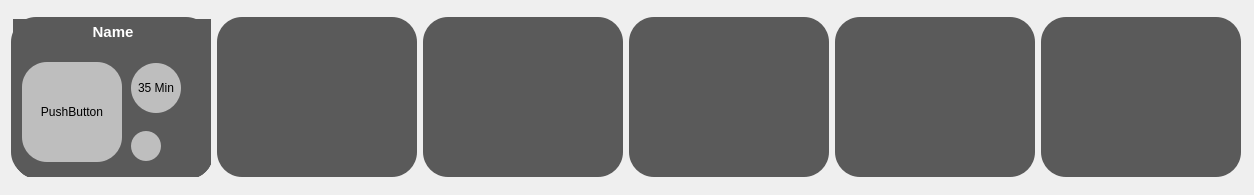
              <widget class="QWidget" name="scrollAreaWidgetContents_2">
               <property name="geometry">
                <rect>
                 <x>0</x>
                 <y>0</y>
                 <width>1254</width>
                 <height>195</height>
                </rect>
               </property>
               <property name="styleSheet">
                <string notr="true">border-radius: 25px;</string>
               </property>
               <layout class="QHBoxLayout" name="horizontalLayout_2">
                <item>
                 <widget class="QWidget" name="widget_3" native="true">
                  <property name="minimumSize">
                   <size>
                    <width>200</width>
                    <height>160</height>
                   </size>
                  </property>
                  <property name="maximumSize">
                   <size>
                    <width>200</width>
                    <height>160</height>
                   </size>
                  </property>
                  <property name="styleSheet">
                   <string notr="true">background-color: rgb(90, 90, 90);</string>
                  </property>
                  <layout class="QGridLayout" name="gridLayout_15">
                   <property name="leftMargin">
                    <number>2</number>
                   </property>
                   <property name="topMargin">
                    <number>2</number>
                   </property>
                   <property name="rightMargin">
                    <number>2</number>
                   </property>
                   <property name="bottomMargin">
                    <number>2</number>
                   </property>
                   <property name="spacing">
                    <number>2</number>
                   </property>
                   <item row="0" column="0">
                    <widget class="QWidget" name="widget_2" native="true">
                     <property name="minimumSize">
                      <size>
                       <width>200</width>
                       <height>160</height>
                      </size>
                     </property>
                     <property name="maximumSize">
                      <size>
                       <width>200</width>
                       <height>160</height>
                      </size>
                     </property>
                     <property name="styleSheet">
                      <string notr="true">background-color: rgb(90, 90, 90);</string>
                     </property>
                     <layout class="QVBoxLayout" name="verticalLayout_13">
                      <property name="spacing">
                       <number>0</number>
                      </property>
                      <property name="leftMargin">
                       <number>0</number>
                      </property>
                      <property name="topMargin">
                       <number>0</number>
                      </property>
                      <property name="rightMargin">
                       <number>0</number>
                      </property>
                      <property name="bottomMargin">
                       <number>0</number>
                      </property>
                      <item>
                       <widget class="QLabel" name="label_7">
                        <property name="maximumSize">
                         <size>
                          <width>16777215</width>
                          <height>26</height>
                         </size>
                        </property>
                        <property name="font">
                         <font>
                          <pointsize>11</pointsize>
                          <weight>75</weight>
                          <bold>true</bold>
                         </font>
                        </property>
                        <property name="styleSheet">
                         <string notr="true">color: rgb(255, 255, 255);</string>
                        </property>
                        <property name="text">
                         <string>Name</string>
                        </property>
                        <property name="alignment">
                         <set>Qt::AlignCenter</set>
                        </property>
                       </widget>
                      </item>
                      <item>
                       <widget class="QWidget" name="widget_79" native="true">
                        <layout class="QGridLayout" name="gridLayout_16">
                         <property name="leftMargin">
                          <number>0</number>
                         </property>
                         <property name="topMargin">
                          <number>0</number>
                         </property>
                         <property name="rightMargin">
                          <number>0</number>
                         </property>
                         <property name="bottomMargin">
                          <number>0</number>
                         </property>
                         <property name="spacing">
                          <number>0</number>
                         </property>
                         <item row="0" column="0">
                          <widget class="QWidget" name="widget_78" native="true">
                           <layout class="QGridLayout" name="gridLayout_14">
                            <item row="0" column="0">
                             <widget class="QPushButton" name="pushButton_16">
                              <property name="minimumSize">
                               <size>
                                <width>100</width>
                                <height>100</height>
                               </size>
                              </property>
                              <property name="maximumSize">
                               <size>
                                <width>100</width>
                                <height>100</height>
                               </size>
                              </property>
                              <property name="styleSheet">
                               <string notr="true">background-color: rgb(190, 190, 190);</string>
                              </property>
                              <property name="text">
                               <string>PushButton</string>
                              </property>
                             </widget>
                            </item>
                           </layout>
                          </widget>
                         </item>
                         <item row="0" column="1">
                          <layout class="QHBoxLayout" name="horizontalLayout_6">
                           <item>
                            <widget class="QWidget" name="widget_77" native="true">
                             <property name="layoutDirection">
                              <enum>Qt::LeftToRight</enum>
                             </property>
                             <property name="autoFillBackground">
                              <bool>false</bool>
                             </property>
                             <layout class="QVBoxLayout" name="verticalLayout_12">
                              <property name="spacing">
                               <number>0</number>
                              </property>
                              <property name="leftMargin">
                               <number>0</number>
                              </property>
                              <property name="topMargin">
                               <number>0</number>
                              </property>
                              <property name="rightMargin">
                               <number>0</number>
                              </property>
                              <property name="bottomMargin">
                               <number>0</number>
                              </property>
                              <item>
                               <widget class="QPushButton" name="pushButton_17">
                                <property name="minimumSize">
                                 <size>
                                  <width>50</width>
                                  <height>50</height>
                                 </size>
                                </property>
                                <property name="maximumSize">
                                 <size>
                                  <width>50</width>
                                  <height>50</height>
                                 </size>
                                </property>
                                <property name="styleSheet">
                                 <string notr="true">background-color: rgb(190, 190, 190);</string>
                                </property>
                                <property name="text">
                                 <string>35 Min</string>
                                </property>
                               </widget>
                              </item>
                              <item>
                               <widget class="QPushButton" name="pushButton_18">
                                <property name="minimumSize">
                                 <size>
                                  <width>30</width>
                                  <height>30</height>
                                 </size>
                                </property>
                                <property name="maximumSize">
                                 <size>
                                  <width>30</width>
                                  <height>30</height>
                                 </size>
                                </property>
                                <property name="styleSheet">
                                 <string notr="true">background-color: rgb(190, 190, 190);
border-radius: 15px;</string>
                                </property>
                                <property name="text">
                                 <string/>
                                </property>
                               </widget>
                              </item>
                             </layout>
                            </widget>
                           </item>
                          </layout>
                         </item>
                        </layout>
                       </widget>
                      </item>
                     </layout>
                    </widget>
                   </item>
                  </layout>
                 </widget>
                </item>
                <item>
                 <widget class="QWidget" name="widget_4" native="true">
                  <property name="minimumSize">
                   <size>
                    <width>200</width>
                    <height>160</height>
                   </size>
                  </property>
                  <property name="maximumSize">
                   <size>
                    <width>200</width>
                    <height>160</height>
                   </size>
                  </property>
                  <property name="styleSheet">
                   <string notr="true">background-color: rgb(90, 90, 90);</string>
                  </property>
                 </widget>
                </item>
                <item>
                 <widget class="QWidget" name="widget_5" native="true">
                  <property name="minimumSize">
                   <size>
                    <width>200</width>
                    <height>160</height>
                   </size>
                  </property>
                  <property name="maximumSize">
                   <size>
                    <width>200</width>
                    <height>160</height>
                   </size>
                  </property>
                  <property name="styleSheet">
                   <string notr="true">background-color: rgb(90, 90, 90);</string>
                  </property>
                 </widget>
                </item>
                <item>
                 <widget class="QWidget" name="widget_6" native="true">
                  <property name="minimumSize">
                   <size>
                    <width>200</width>
                    <height>160</height>
                   </size>
                  </property>
                  <property name="maximumSize">
                   <size>
                    <width>200</width>
                    <height>160</height>
                   </size>
                  </property>
                  <property name="styleSheet">
                   <string notr="true">background-color: rgb(90, 90, 90);</string>
                  </property>
                 </widget>
                </item>
                <item>
                 <widget class="QWidget" name="widget_8" native="true">
                  <property name="minimumSize">
                   <size>
                    <width>200</width>
                    <height>160</height>
                   </size>
                  </property>
                  <property name="maximumSize">
                   <size>
                    <width>200</width>
                    <height>160</height>
                   </size>
                  </property>
                  <property name="styleSheet">
                   <string notr="true">background-color: rgb(90, 90, 90);</string>
                  </property>
                 </widget>
                </item>
                <item>
                 <widget class="QWidget" name="widget_9" native="true">
                  <property name="minimumSize">
                   <size>
                    <width>200</width>
                    <height>160</height>
                   </size>
                  </property>
                  <property name="maximumSize">
                   <size>
                    <width>200</width>
                    <height>160</height>
                   </size>
                  </property>
                  <property name="styleSheet">
                   <string notr="true">background-color: rgb(90, 90, 90);</string>
                  </property>
                 </widget>
                </item>
                <item>
                 <spacer name="horizontalSpacer_4">
                  <property name="orientation">
                   <enum>Qt::Horizontal</enum>
                  </property>
                  <property name="sizeHint" stdset="0">
                   <size>
                    <width>40</width>
                    <height>20</height>
                   </size>
                  </property>
                 </spacer>
                </item>
               </layout>
              </widget>
